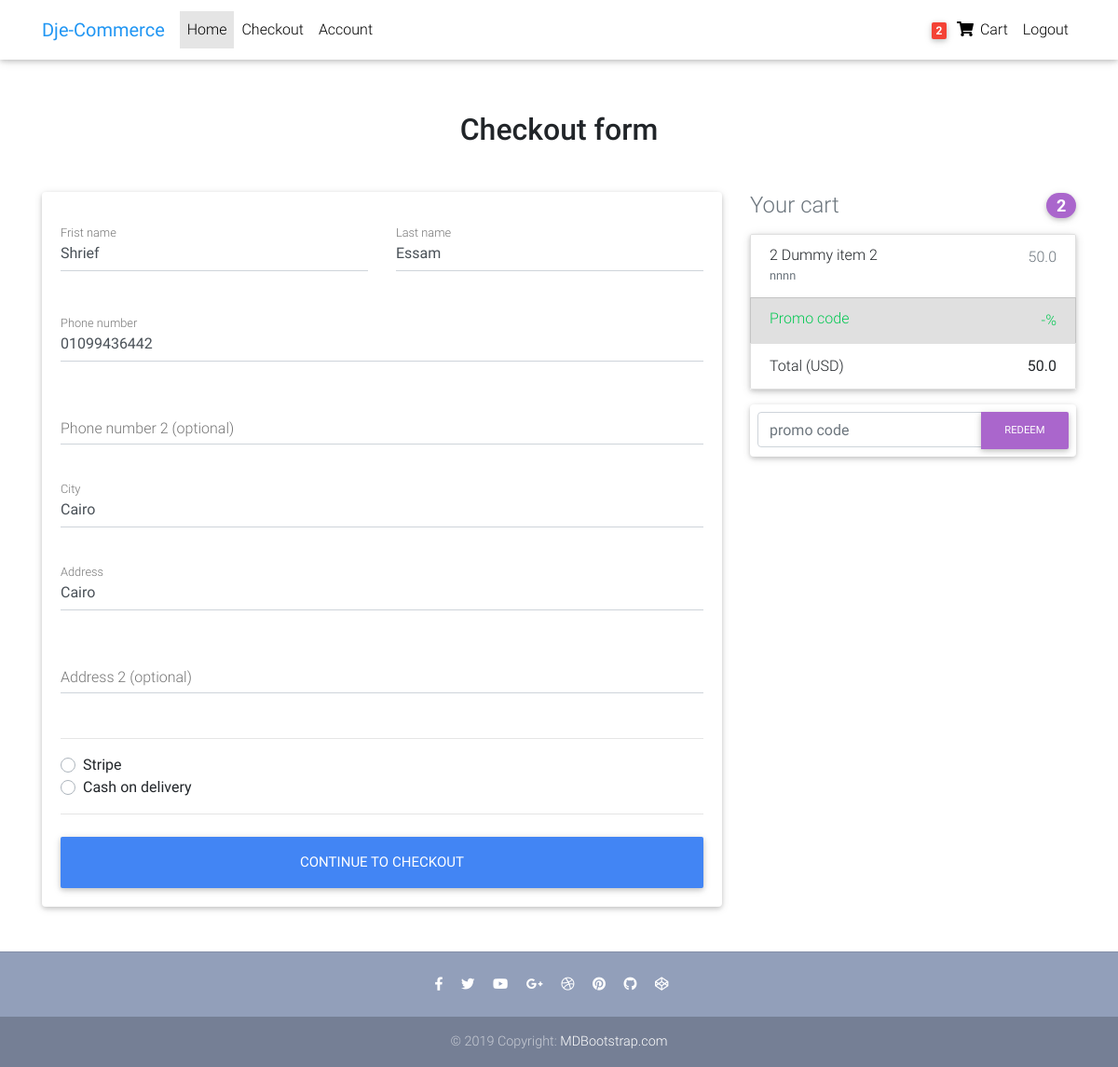
Screenshot of /checkout/ (signed in) with the database file from the repository.
### core/models.py (models this page shows, shortened)
class Order(models.Model):
  user = models.ForeignKey(settings.AUTH_USER_MODEL, on_delete=models.CASCADE)
  ref_code = models.CharField(max_length=20)
  start_data = models.DateTimeField(auto_now_add=True)
  ordered_date = models.DateTimeField()
  ordered = models.BooleanField(default=False)
  billing_address = models.ForeignKey('BillingAddress' , on_delete=models.SET_NULL ,blank=True, null=True)
  payment = models.ForeignKey('Payment' , on_delete=models.SET_NULL ,blank=True, null=True)
  coupon = models.ForeignKey('Coupon', on_delete=models.SET_NULL ,blank=True, null=True)
  being_delivered = models.BooleanField(default=False)
  received = models.BooleanField(default=False)
  refund_requested = models.BooleanField(default=False)
  refund_granted = models.BooleanField(default=False)
  def get_total_price(self):
    total = 0
    for item in self.items.all():
      tmp = item.get_final_price()
      total = total + tmp
    if self.coupon:
      total -= ((self.coupon.amount/100)*total)
    return total

class OrderItem(models.Model):
  user = models.ForeignKey(settings.AUTH_USER_MODEL, on_delete=models.CASCADE, blank=True , null= True)
  order = models.ForeignKey(Order , on_delete=models.CASCADE , related_name='items')
  ordered = models.BooleanField(default=False)
  item = models.ForeignKey(Item, on_delete=models.CASCADE)
  quantity = models.IntegerField(default=1)
  def get_total_item_dicount_price(self):
    return self.quantity * self.item.discount_price
  def get_final_price(self):
    if self.item.discount_price :
      return self.get_total_item_dicount_price()
    else :
      return self.get_total_item_price()

class BillingAddress(models.Model):
  user = models.ForeignKey(settings.AUTH_USER_MODEL, on_delete=models.CASCADE)
  first_name = models.CharField(max_length=100)
  last_name = models.CharField(max_length=100)
  phone = models.CharField(max_length=11)
  secPhone = models.CharField(max_length=11 , blank=True , null= True)
  city = models.CharField(max_length=100)
  address = models.CharField(max_length=100)
  secAdress = models.CharField(max_length=100 , blank=True , null= True)
  payment_option = models.CharField(choices=PAYMENT_CHOICES, max_length=30)

class Item (models.Model):
  title = models.CharField(max_length=100)
  price = models.FloatField()
  discount_price = models.FloatField(blank=True , null=True)
  category = models.CharField(choices=CATEGORY_CHOICES, max_length=2)
  label = models.CharField(choices=LABEL_CHOICES, max_length=1)
  slug = models.SlugField()
  description = models.TextField()
  image = models.ImageField(blank = True)

### core/views.py (the view)
# urls.py: path("checkout/", views.checkout , name="checkout"),
@login_required
def checkout(request):
  try:
    order = Order.objects.get(user = request.user , ordered = False)
  except ObjectDoesNotExist :
    messages.error(request,"You do not have an active order")
    return redirect("/")
  if request.method == "POST":
    form = CheckoutForm(request.POST)
    if form.is_valid():
      first_name = form.cleaned_data.get('first_name')
      last_name = form.cleaned_data.get('last_name')
      phone = form.cleaned_data.get('phone')
      secPhone = form.cleaned_data.get('secPhone')
      city = form.cleaned_data.get('city')
      address = form.cleaned_data.get('address')
      secAddress = form.cleaned_data.get('secAddress')
      payment_option = form.cleaned_data.get('payment_option')
      if order.billing_address:
        billingAddress = order.billing_address
        billingAddress.first_name=first_name
        billingAddress.last_name=last_name
        billingAddress.phone = phone
        billingAddress.secPhone = secPhone
        billingAddress.city = city
        billingAddress.address = address
        billingAddress.secAdress = secAddress
        billingAddress.save()
      else :
        billing_address = BillingAddress.objects.create(user = request.user, first_name=first_name , last_name=last_name ,phone = phone,secPhone = secPhone,city = city,address = address,secAdress = secAddress)
        order.billing_address = billing_address
      order.save()
      if payment_option == 'S':
        return redirect("core:payment" , payment_option = 'stripe')
      elif payment_option == 'C':
        messages.success(request,'Your order was successful!')
        return redirect('/')
      else:
        messages.info(request,"Invalid payment option")
        return redirect("core:checkout")
    else:
      messages.info(request,"Failed checked")
      return redirect("core:checkout")
  else :
    order_items = OrderItem.objects.filter(order=order , ordered= False).all()
    return render(request,"core/checkout-page.html",{
      'form' : CheckoutForm(),
      'couponForm' : CoupounForm(),
      'order_items' : order_items,
      'order' : order,
    })

### core/forms.py
class CheckoutForm(forms.Form):
  first_name = forms.CharField(widget=forms.TextInput(attrs={
    'class' : 'form-control',
    'id' : 'firstName' ,
  }))
  last_name = forms.CharField(widget=forms.TextInput(attrs={
    'class' : 'form-control',
    'id' : 'lastName'
  }))
  phone = forms.CharField(widget=forms.TextInput(attrs={
    'class' : 'form-control',
    'id' : 'phone'
  }))
  secPhone = forms.CharField(required=False ,widget=forms.TextInput(attrs={
    'class' : 'form-control',
    'id' : 'phone-2'
  }))
  city = forms.CharField(widget=forms.TextInput(attrs={
    'class' : 'form-control',
    'id' : 'city'
  }))
  address = forms.CharField(widget=forms.TextInput(attrs={
    'class' : 'form-control',
    'id' : 'address' ,
    'placeholder' : '9 مصطفى النحاس , مدينة نصر'
  }))
  secAddress = forms.CharField(required=False ,widget=forms.TextInput(attrs={
    'class' : 'form-control',
    'id' : 'address-2'
  }))
  payment_option = forms.ChoiceField(widget=forms.RadioSelect, choices=PAYMENT_CHOICES)

class CoupounForm(forms.Form):
  code = forms.CharField(widget=forms.TextInput(attrs={
    'class' : 'form-control',
    'placeholder' : 'promo code',
    'aria-label' : "'Recipient's username'",
    'aria-describedby' : "basic-addon2",
  }))

### core/templatetags/tags.py (called while the page is built)
@register.filter
def cart_item_count(user):
   if user.is_authenticated :
      qs = Order.objects.filter(user = user , ordered = False)
      count = 0
      if qs.exists():
        for item in OrderItem.objects.filter(order = qs[0]).all() :
          count += item.quantity
      return count

@register.filter
def add_value(field , value):
  return field.as_widget(attrs={"value":value})

### templates/core/checkout-page.html (shortened to what this page needs)
{% extends 'core/base.html' %}
{% load tags %}
{% block content %}
<main>
  <div class="container wow fadeIn">
    <h2 class="my-5 h2 text-center">Checkout form</h2>
    <div class="row">
      <div class="col-md-8 mb-4">
        <div class="card">
          <form method="POST" action='{% url 'core:checkout' %}' class="card-body">
            <div class="row">
              <div class="col-md-6 mb-2">
                <div class="md-form ">
                  {%if order.billing_address %}
                    {{form.first_name|add_value:order.billing_address.first_name}}
                  {% else %}
                    {{form.first_name}}
                  {% endif %}
                  <label for="firstName" class="">Frist name</label>
                </div>
              </div>
              <div class="col-md-6 mb-2">
                <div class="md-form">
                  {%if order.billing_address %}
                    {{form.last_name|add_value:order.billing_address.last_name}}
                  {% else %}
                    {{form.last_name}}
                  {% endif %}
                  <label for="lastName" class="">Last name</label>
                </div>
              </div>
            </div>
            <div class="md-form mb-5">
              {%if order.billing_address %}
                  {{form.phone|add_value:order.billing_address.phone}}
              {% else %}
                  {{form.phone}}
              {% endif %}
              <label for="phone" class="">Phone number</label>
            </div>
            <div class="md-form mb-5">
              {%if order.billing_address.secPhone %}
                  {{form.secPhone|add_value:order.billing_address.secPhone}}
              {% else %}
                  {{form.secPhone}}
              {% endif %}
              <label for="phone-2" class="">Phone number 2 (optional)</label>
            </div>
            <div class="md-form mb-5">
              {%if order.billing_address %}
                  {{form.city|add_value:order.billing_address.city}}
              {% else %}
                  {{form.city}}
              {% endif %}
              <label for="city" class="">City</label>
            </div>
            <div class="md-form mb-5">
              {%if order.billing_address %}
                  {{form.address|add_value:order.billing_address.address}}
              {% else %}
                  {{form.address}}
              {% endif %}
              <label for="address" class="">Address</label>
            </div>
            <div class="md-form mb-5">
              {%if order.billing_address.secAdress %}
                  {{form.secAddress|add_value:order.billing_address.secAdress}}
              {% else %}
                  {{form.secAddress}}
              {% endif %}
              <label for="address-2" class="">Address 2 (optional)</label>
            </div>
            <hr>
            <div class="d-block my-3">
            {% for value,text in form.fields.payment_option.choices %}
              <div class="custom-control custom-radio">
                <label class="custom-control-label" for="{{text}}">{{text}}</label>
              </div>
            {% endfor %}
            </div>
            <hr class="mb-4">
              <button class="btn btn-primary btn-lg btn-block" type="submit">Continue to checkout</button>
          </form>
        </div>
      </div>
      {% include "core/order_snippet.html" %}
      </div>
    </div>
</main>
{% endblock content %}

### templates/core/navbar.html (shortened to what this page needs)
{% load tags%}
<nav class="navbar fixed-top navbar-expand-lg navbar-light white scrolling-navbar">
    <div class="container">
      <a class="navbar-brand waves-effect" href="#" >
        <strong class="blue-text">Dje-Commerce</strong>
      </a>
      <div class="collapse navbar-collapse" id="navbarSupportedContent">
        <ul class="navbar-nav mr-auto">
          <li class="nav-item active">
            <a class="nav-link waves-effect" href="{% url 'core:home' %}">Home
            </a>
          </li>
          {% if request.user.is_authenticated %}
          <li class="nav-item">
            <a class="nav-link waves-effect" href="{% url 'core:checkout' %}">Checkout</a>
          </li>
          <li class="nav-item">
            <a class="nav-link waves-effect" href="{% url 'core:account' %}">Account</a>
          </li>
          {% endif %}
        </ul>
        <ul class="navbar-nav nav-flex-icons">
        {% if request.user.is_authenticated %}
          <li class="nav-item">
            <a href="{% url 'core:order_summary' %}" class="nav-link waves-effect">
              <span class="badge red z-depth-1 mr-1"> {{request.user|cart_item_count}} </span>
              <i class="fas fa-shopping-cart"></i>
              <span class="clearfix d-none d-sm-inline-block"> Cart </span>
            </a>
          </li>
          <li class="nav-item">
            <a class="nav-link waves-effect" href="{% url 'account_logout' %}">Logout</a>
          </li>
        {% endif %}
        </ul>
      </div>
    </div>
  </nav>

### templates/core/order_snippet.html (shortened to what this page needs)
{% load tags%}
<div class="col-md-4 mb-4">
  <h4 class="d-flex justify-content-between align-items-center mb-3">
    <span class="text-muted">Your cart</span>
    <span class="badge badge-secondary badge-pill">{{request.user|cart_item_count}}</span>
  </h4>
  <ul class="list-group mb-3 z-depth-1">
    {% for order_item in order_items %}
    <li class="list-group-item d-flex justify-content-between lh-condensed">
      <div>
        <h6 class="my-0">{{order_item.quantity}} {{order_item.item.title}}</h6>
        <small class="text-muted">{{order_item.item.description}}</small>
      </div>
      <span class="text-muted">{{order_item.get_final_price}}</span>
    </li>
    {% endfor %}
    <li class="list-group-item d-flex justify-content-between bg-light">
      <div class="text-success">
        <h6 class="my-0">Promo code</h6>
      </div>
      <span class="text-success">-{{order.coupon.amount}}%</span>
    </li>
    <li class="list-group-item d-flex justify-content-between">
      <span>Total (USD)</span>
      <strong>{{order.get_total_price}}</strong>
    </li>
  </ul>
  {% if not order.coupon %}
    <form class="card p-2" method="POST" action="{% url 'core:coupon'%}">
      <div class="input-group">
        {{couponForm.code}}
        <div class="input-group-append">
          <button class="btn btn-secondary btn-md waves-effect m-0" type="submit">Redeem</button>
        </div>
      </div>
    </form>
  {% endif %}
</div>

### templates/core/base.html (style rules this page uses)
html, body, header, .carousel { height: 60vh; }

### rows the page displays
BillingAddress: first_name "Shrief", last_name "Essam", phone "01099436442", city "Cairo", address "Cairo"
OrderItem: quantity "2", item "Dummy item 2", item.description "nnnn", get_final_price "50.0"
Order: get_total_price "50.0"

### other values shown
{{ request.user|cart_item_count }} "2"
{{ text }} "Stripe" "Cash on delivery"
